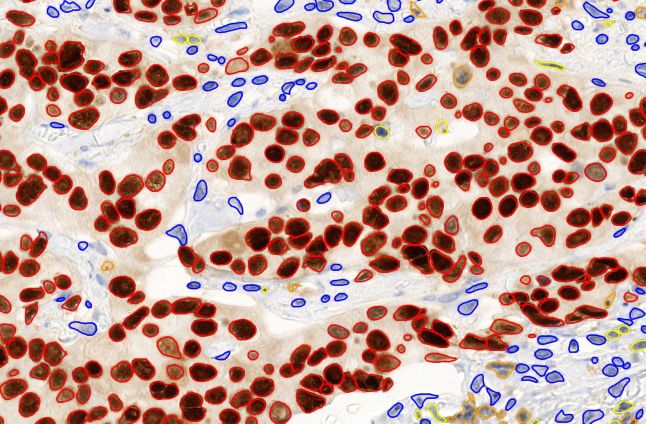
#> input picture ref.jpg, 1291 x 847 px, given in place of src.jpg, which was not available (shown at 1/2 size)
$ python '3DHist_color_separation_Koppány_Csiha.py'
#> lines starting #> are read from the running program, lines starting #| are printed output that depends on the picture; after the words box and inside, x2 and y2 are one past the last pixel; in counts of white or black regions, pixels touching at a corner belong together; pictures that were not available may be replaced by others from this repository, and a replacement may not be noted
#!/usr/bin/env python
# coding: utf-8

# In[1]:


import numpy as np
import matplotlib.pyplot as plt
import skimage
import os
import cv2
from PIL import Image

from sklearn.mixture import GaussianMixture
from skimage import data, io, img_as_ubyte
from skimage.color import rgb2hed, hed2rgb, label2rgb
from skimage.exposure import rescale_intensity
import pyclesperanto_prototype as cle


# In[2]:


Image.MAX_IMAGE_PIXELS = None


# # Data preparation:

# The 'src.jpg' file is way too big to handle, it might even be hard using more advanced GPUs. I only have access to my CPU, so the first thing I did was to split 'src.jpg' into 1024 equivalent sized, 512x512 images. The created patches are much easier to deal with. The 'save_patches()' function is to sava the created mini-images into a new directory, so they can be accessed easily later on when needed.

# In[3]:


def split_image(image_path, num_cols=32, num_rows=32):
#> called with image_path = 'src.jpg', num_cols = 32, num_rows = 32
    with Image.open(image_path) as img:
        # size of the image
#> img is the input picture: PIL image 1291x847 RGB; mean R, G, B 194.3, 156.6, 147.5
        width, height = img.size
#> width = 1291; height = 847
        # size of each patch
        patch_width = width // num_cols
#> patch_width = 40
        patch_height = height // num_rows
#> patch_height = 26
        patches = []
        # Loop over the rows and columns to extract each patch
        for row in range(num_rows):
            for col in range(num_cols):
                # Calculate the position of the patch
                left = col * patch_width
                top = row * patch_height
                right = left + patch_width
                bottom = top + patch_height
                # Crop the patch from the image
                patch = img.crop((left, top, right, bottom))
                patches.append(patch)
#> after the loop, patches = 1024 items
    return patches


# In[4]:


patches = split_image('src.jpg')
#> patches = 1024 items
patches


# In[5]:


def save_patches(patches, output_dir):
#> called with output_dir = 'output_patches'
    os.makedirs(output_dir, exist_ok=True)
    for i, patch in enumerate(patches):
        patch_path = os.path.join(output_dir, f'patch_{i}.jpg')
        patch.save(patch_path)
        print(f'Saved patch {i} to {patch_path}')
#> this loop made 1024 passes
#| Saved patch 0 to output_patches/patch_0.jpg
#| Saved patch 1 to output_patches/patch_1.jpg
#| Saved patch 2 to output_patches/patch_2.jpg
#| Saved patch 3 to output_patches/patch_3.jpg
#| Saved patch 4 to output_patches/patch_4.jpg
#| Saved patch 5 to output_patches/patch_5.jpg
#| Saved patch 6 to output_patches/patch_6.jpg
#| Saved patch 7 to output_patches/patch_7.jpg
#> (further printed lines are left out)

save_patches(patches, 'output_patches')


# In[6]:


img1 = Image.open('./output_patches/patch_0.jpg')
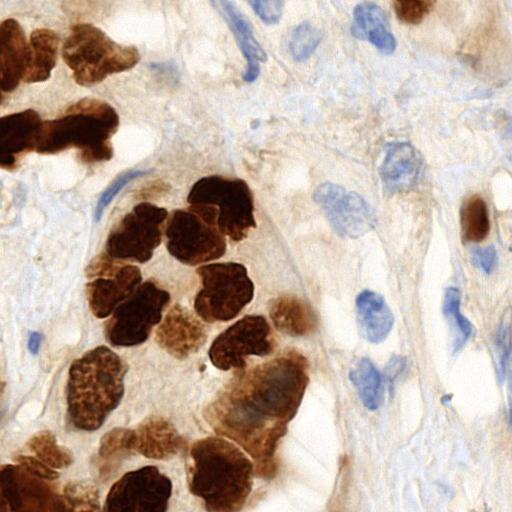
#> input picture patch_0.jpg, 512 x 512 px, found by its file name
#> img1 is the input picture: PIL image 512x512 RGB; mean R, G, B 191.1, 172.5, 160.5
img1


# # MRF approach:

# Since the segmentation is color-based, one of my idea was to use Markov Random Fiel, since there is a high chance that a pixel's neighbours share similar properties like intensity and color. MRF can capture these properties.

# In[7]:


def segment_and_classify_nuclei_MRF(image_path):

#> called with image_path = 'output_patches/patch_0.jpg'
    image = cv2.imread(image_path)
    grayscale_image = cv2.cvtColor(image, cv2.COLOR_BGR2GRAY)
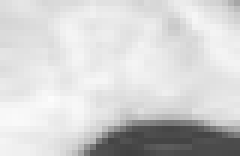
#> grayscale_image: shape (26, 40) (shown 6 times larger); min 64, max 252, mean 210.6

    # Gaussian Mixture Model (GMM) to estimate the number of classes
    gmm = GaussianMixture(n_components=3, random_state=42)
    flattened_image = grayscale_image.reshape(-1, 1)
#> flattened_image = 1040 values, max 252 at index 648, min 64 at index 1021, mean 210.6
    gmm.fit(flattened_image)
    classification = gmm.predict(flattened_image)
#> classification = 1040 values, max 2 at index 0, min 0 at index 37, mean 1.77

    # Reshape the classification back to the original image shape
    classification = classification.reshape(grayscale_image.shape)
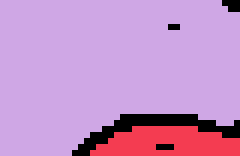
#> classification: shape (26, 40) int64 (shown 6 times larger); 3 distinct labels, from 0 to 2; one colour per label, 0 black

    # Create a mask for the classified nuclei
    nuclei_mask = np.uint8(classification)

    # Apply morphological operations to enhance the mask
    kernel = cv2.getStructuringElement(cv2.MORPH_ELLIPSE, (5, 5))
    nuclei_mask = cv2.morphologyEx(nuclei_mask, cv2.MORPH_CLOSE, kernel)
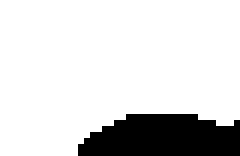
#> nuclei_mask: shape (26, 40) (shown 6 times larger); values 1 (black) and 2 (white), 84.8% white; 1 black region, box (x1, y1, x2, y2) and area: (13, 19, 40, 26) 158
    nuclei_mask = cv2.morphologyEx(nuclei_mask, cv2.MORPH_OPEN, kernel)

    # Find contours of nuclei in the mask
    contours, _ = cv2.findContours(nuclei_mask, cv2.RETR_EXTERNAL, cv2.CHAIN_APPROX_SIMPLE)
#> contours = [[[0, 0], [0, 25], [39, 25], [39, 0]]]

    # Draw bounding boxes around the nuclei
    segmented_image = image.copy()
    for contour in contours:
        (x, y, w, h) = cv2.boundingRect(contour)
        cv2.rectangle(segmented_image, (x, y), (x + w, y + h), (0, 255, 0), 2)
#> this loop made 1 pass
#> (contour, x, y, w, h) on pass 1: ([[0, 0], [0, 25], [39, 25], [39, 0]], 0, 0, 40, 26)
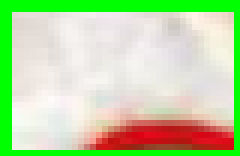
#> segmented_image: shape (26, 40, 3) (shown 6 times larger); mean B, G, R 163.4, 214.9, 188.3

    # Display the segmented image
    cv2.imshow("Segmented Image", segmented_image)
    cv2.waitKey(0)
    cv2.destroyAllWindows()

# Specify the path to your image
image_path = "output_patches/patch_0.jpg"

# Call the segmentation and classification function
segment_and_classify_nuclei_MRF(image_path)


# # Color separation approach:

# The function color_separate() is from the official scikit-image documentation (https://scikit-image.org/docs/dev/auto_examples/color_exposure/plot_ihc_color_separation.html#sphx-glr-auto-examples-color-exposure-plot-ihc-color-separation-py). Since the 'src.jpg' file does seem to be the result of IHC staining, in order to avoid the problem of non-existent masks to train any model with, I chose this approach to have a chance at segmenting specific cell nuclei. Sadly, only the D image (possibly DAB staining) could be used for segmentation, because the other H image (possibly hematoxilyn) might have also stained the DAB positive cell nuclei. The outlines could therefore only be generated for ony class of nuclei.

# In[8]:


def color_separate(ihc_rgb):

    #Convert the RGB image to HED using the prebuilt skimage method
    ihc_hed = rgb2hed(ihc_rgb)
#> ihc_hed: shape (26, 40, 3) float64; mean of channels 0, 1, 2 0.00457, 0.00939, 0.0369

    # Create an RGB image for each of the separated stains
    #Convert them to ubyte for easy saving to drive as an image
    null = np.zeros_like(ihc_hed[:, :, 0])
    ihc_h = img_as_ubyte(hed2rgb(np.stack((ihc_hed[:, :, 0], null, null), axis=-1)))
#> ihc_h: shape (26, 40, 3); mean of channels 0, 1, 2 244.9, 244.2, 250.4
    ihc_e = img_as_ubyte(hed2rgb(np.stack((null, ihc_hed[:, :, 1], null), axis=-1)))
#> ihc_e: shape (26, 40, 3); mean of channels 0, 1, 2 252.8, 237.7, 251.7
    ihc_d = img_as_ubyte(hed2rgb(np.stack((null, null, ihc_hed[:, :, 2]), axis=-1)))
#> ihc_d: shape (26, 40, 3); mean of channels 0, 1, 2 228.2, 209.7, 200.1

    #Optional fun exercise of combining H and DAB stains into a single image with fluorescence look

    h = rescale_intensity(ihc_hed[:, :, 0], out_range=(0, 1),
                          in_range=(0, np.percentile(ihc_hed[:, :, 0], 99)))
    d = rescale_intensity(ihc_hed[:, :, 2], out_range=(0, 1),
                          in_range=(0, np.percentile(ihc_hed[:, :, 2], 99)))

# Cast the two channels into an RGB image, as the blue and green channels
#Convert to ubyte for easy saving as image to local drive
    zdh = img_as_ubyte(np.dstack((null, d, h))) #DAB in green and H in Blue
#> zdh: shape (26, 40, 3); mean of channels 0, 1, 2 0, 33.6, 73.7

    return (ihc_h, ihc_e, ihc_d, zdh)


# In[9]:


ihc_rgb =io.imread("output_patches/patch_0.jpg")
H,E,D,HD = color_separate(ihc_rgb)


# In[10]:


plt.figure(figsize=(20,10))
plt.subplot(1,2,1)
plt.imshow(H)
plt.axis("off")
plt.title("H image")

plt.subplot(1,2,2)
plt.imshow(D)
plt.axis("off")
plt.title("D image")


# In[11]:


H_img = np.invert(H[:,:,2]) # -> H image is not suitable for meaningful segmentation
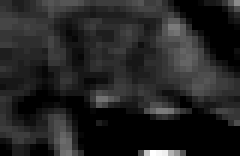
#> H_img: shape (26, 40) (shown 6 times larger); min 0, max 33, mean 4.6; drawn with min black and max white
D_img = np.invert(D[:,:,2]) # -> D image only contains cell nuclei which got colored brown and nothing else
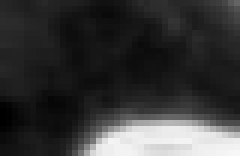
#> D_img: shape (26, 40) (shown 6 times larger); min 0, max 247, mean 54.9

plt.figure(figsize=(20,10))
plt.subplot(1,2,1)
plt.imshow(H_img)
plt.title("H image")

plt.subplot(1,2,2)
plt.imshow(D_img)
plt.title("D image")


# I don't have access to GPU, but in case you do, the code can be modified by uncommenting the first lines.

# # Segmentation with Voronoi-Otsu labeling:

# In[12]:


def segment_and_outline_D_images(input_img, output_path):
    #device = cle.select_device()
    #print(f"Used GPU: {device}")
    #input_gpu = cle.push(input_image)


#> called with output_path = 'segmented_D_images'
    cle.imshow(input_img)
#> (this line was passed over: pyclesperanto_prototype is not available in this run)
    sigma_spot_detection = 11 #larger value -> larger spot detected
    sigma_outline = 5

    segmented = cle.voronoi_otsu_labeling(input_img, spot_sigma=sigma_spot_detection,
                                              outline_sigma=sigma_outline)
    cle.imshow(segmented, labels = True)
    outline = cle.detect_label_edges(segmented)
    plt.imshow(outline, cmap = 'gray')


    os.makedirs(output_path, exist_ok=True)
    # Save the outline image to the output directory
    output_filename = "outline_image_D.jpg"
    output_file_path = os.path.join(output_path, output_filename)
    plt.savefig(output_file_path, format = 'jpg', dpi=300, bbox_inches='tight')  # Save the image with higher resolution and without extra whitespace
input_img = D_img
output_path = 'segmented_D_images'
segment_and_outline_D_images(input_img, output_path)
#> (the call stopped at in segment_and_outline_D_images, `segmented = cle.voronoi_otsu_labeling(input_img, spot_sigma=sigma_spot..`: pyclesperanto_prototype is not available in this run)
